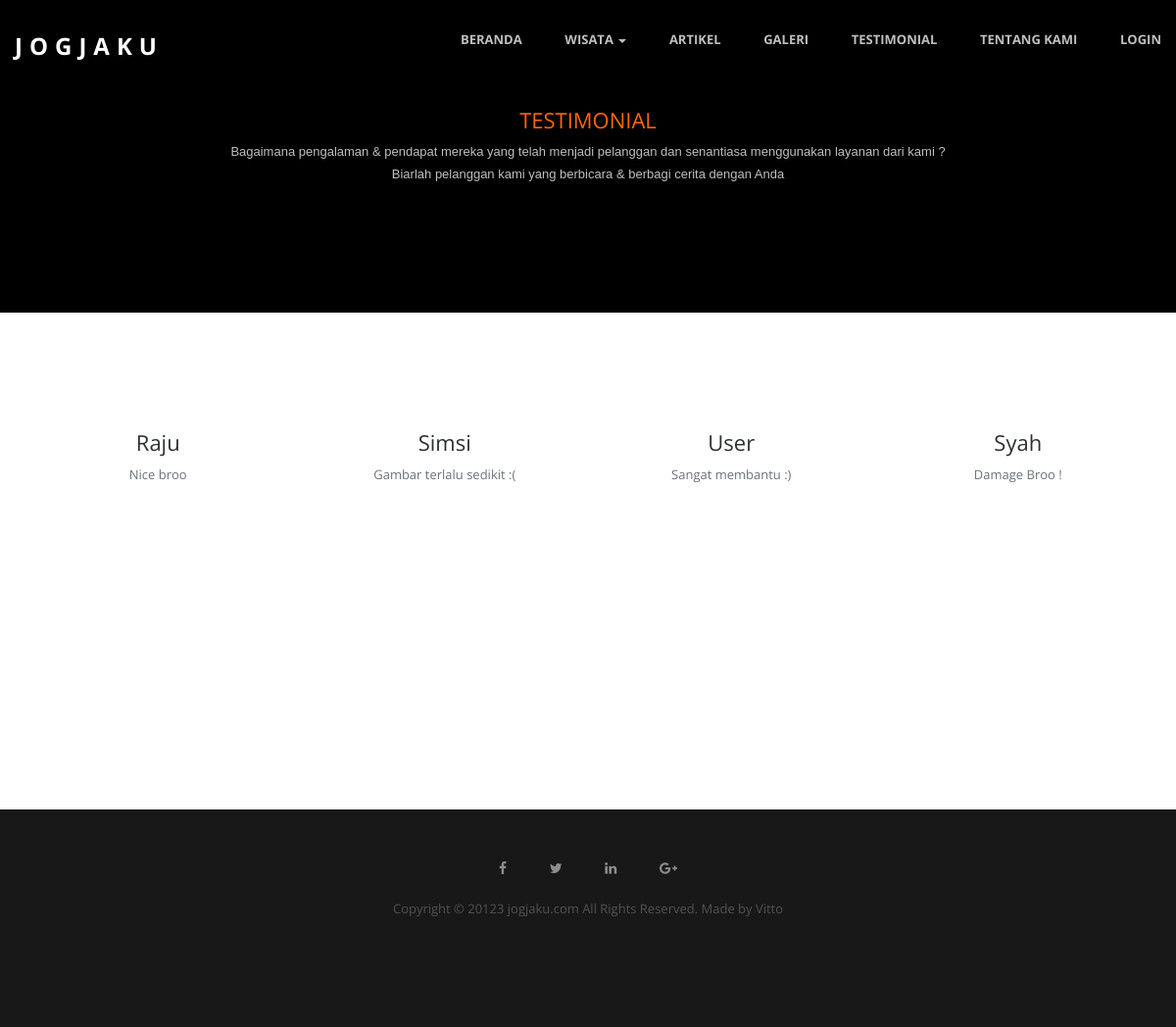
The page /testimonial.php on the database its author committed.
### tables this page shows
CREATE TABLE `testi` (
  `id` int(11) NOT NULL,
  `nama_user` varchar(50) NOT NULL,
  `saran` varchar(300) NOT NULL
);

### testimonial.php (the view, shortened to what this page needs)
<!doctype html>
<html class="no-js" lang="">
<head>
<link rel="stylesheet" href="css/bootstrap.min.css">
<link rel="stylesheet" href="css/flexslider.css">
<link rel="stylesheet" href="css/jquery.fancybox.css">
<link rel="stylesheet" href="css/main.css">
<link rel="stylesheet" href="css/responsive.css">
<link rel="stylesheet" href="css/font-icon.css">
<link rel="stylesheet" href="css/animate.min.css">
<link rel="stylesheet" href="https://maxcdn.bootstrapcdn.com/font-awesome/4.4.0/css/font-awesome.min.css">
</head>
<body>
<section>
  <header id="header">
    <div class="header-content clearfix"> <a class="logo" href="index.php">JOGJAKU</a>
      <nav class="navigation" role="navigation">
      <ul class="primary-nav">
          <li><a href="index.php">Beranda</a></li>
             <li class="dropdown">
                  <a href="#" class="dropdown-toggle" data-toggle="dropdown">Wisata <b class="caret"></b></a>
              </li>
          <li><a href="artikel.php">Artikel</a></li>
          <li><a href="galeri.php">Galeri</a></li>
          <li><a href="testimonial.php">Testimonial</a></li>
          <li><a href="tentang.php">Tentang Kami</a></li>
          <?php
                        if(!isset($_SESSION['is_login'])){
                    ?>
                    <li>
                        <a href="login.php">Login</a>
                    </li>
                    <?php }else{?>
                    <li>
                    <a href="akunuser.php?logoutSubmit=1" class="logout">Logout (<?= $_SESSION['namauser'];?>)</a>
                    </li><?php }?>
        </ul>
      </nav>
      <a href="#" class="nav-toggle">Menu<span></span></a> </div>
  </header>
<section id="intro" class="section intro">
  <div class="container">
    <div class="col-md-8 col-md-offset-2 text-center">
       <?php
                        if(!isset($_SESSION['admin'])){
                    ?>
                    <h6>TESTIMONIAL</h6>
                     <p>Bagaimana pengalaman & pendapat mereka yang telah menjadi pelanggan dan senantiasa menggunakan layanan dari kami ? Biarlah pelanggan kami yang berbicara & berbagi cerita dengan Anda</p>
                    <br>
                    <?php }else{?>
                    <h6>TESTIMONIAL</h6>
                    <br>
                    </li>
      <?php }?>
    </div>
  </div>
</section>
<section id="teams" class="section teams">
  <div class="container">
    <div class="row">
  <?php
  include "koneksi.php";
  $query = "SELECT * FROM testi";
  $sql = mysqli_query($connect, $query);
  while($data = mysqli_fetch_array($sql)){
    ?>
    <div class="col-md-3 col-sm-6">
        <div class="person">
          <div class="person-content">
            <h4><?php echo "".$data['nama_user']."";?></h4>
            <p><?php echo "".$data['saran']."";?></p>
          </div>
        </div>
      </div>
  <?php
  }
  ?>
    </div>
  </div>
</section>
<section id="teams" class="section teams">
  <div class="container">
              <?php
                        if(!isset($_SESSION['admin'])){
                    ?>
                    <br>
      <?php }?>
</div>
</section>
<footer class="footer">
  <div class="footer-top section">
    <div class="container" align="center">
      <div class="row">
        <a style="padding:20px"; href="#"><i class="fa fa-facebook"></i></a>
        <a style="padding:20px"; href="#"><i class="fa fa-twitter"></i></a>
        <a style="padding:20px"; href="#"><i class="fa fa-linkedin"></i></a>
        <a style="padding:20px"; href="#"><i class="fa fa-google-plus"></i></a>
        <br>
        <br>
<p>Copyright © 20123 jogjaku.com All Rights Reserved. Made by Vitto
      </div>
    </div>
  </div>
</footer>
</body>
</html>

### css/main.css (style rules this page uses)
p { font-size: 13px; line-height: 22.4px; color: #6c7279; }
h4 { font-size: 22px; color: #2d3033; font-weight: 400; }
h6 { font-size: 22px; color: #F60; font-weight: 400; }
a { color: #e84545; }
body { font-family: "Open Sans", Arial, sans-serif; font-weight: 400; color: #6c7279; }
ul, ol { margin: 0; padding: 0; }
ul li { list-style: none; }
.section { padding: 100px 0; }
#header { position: fixed; width: 100%; z-index: 999; }
#header .header-content { margin: 0 auto; max-width: 1170px; padding: 30px 0; width: 100%; -moz-transition: padding 0.3s; -o-transition: padding 0.3s; -webkit-transition: padding 0.3s; transition: padding 0.3s; }
#header .logo { float: left; font-size:24px; font-weight:700; color:#fff; text-decoration:none; text-transform:uppercase; letter-spacing:7px; }
.navigation { float: right; }
.navigation li { display: inline-block; }
.navigation a { color: rgba(255, 255, 255, 0.75); font-size: 13px; font-weight: 700; margin-left: 40px; text-transform: uppercase; }
.intro { background-color: #000; }
.intro p { font-family: "Merriweather", Arial, sans-serif; color: rgba(255, 255, 255, 0.75); font-weight: 400; }
.person { max-width: 270px; text-align: center; }
.person-content { margin-top: 20px; }
.person h4 { font-weight: 400; }
.footer { text-align: left; }
.footer-top { background-color: #181818; padding-top: 50px; }
.footer p { color: rgba(255, 255, 255, 0.25); }
.footer a { color: rgba(255, 255, 255, 0.50); }

### rows shown on the page
testi: nama_user "Raju", saran "Nice broo"
testi: nama_user "Simsi", saran "Gambar terlalu sedikit :("
testi: nama_user "User", saran "Sangat membantu :)"
testi: nama_user "Syah", saran "Damage Broo !"
